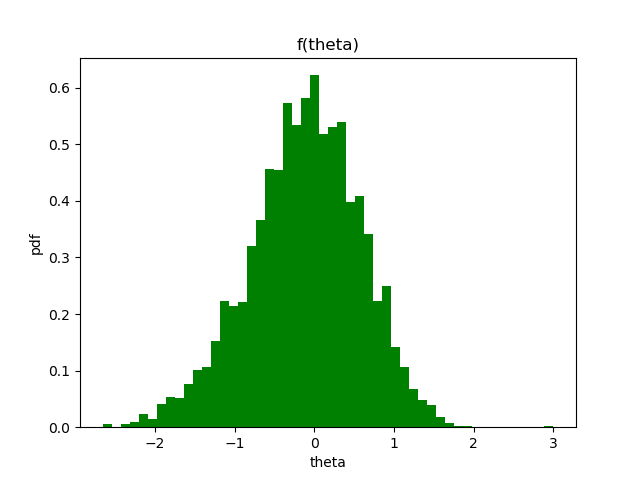

Source code (Python):
"""
This code implements a Markov Chain Monte Carlo
algorithm for sampling the posterior in Homework 3 -
SDS386D Monte Carlo methods in statistics (q3)

The code uses the Metropolis-Hastings algorithm
to sample from a density and evaluate an integral

@cnyahia
"""


import numpy.random as nprand
import matplotlib.pyplot as plt
import numpy as np


# define alpha
def alpha(thetan1, thetan):
    numerator = np.exp(thetan1) * np.exp(-3.0 * np.exp(thetan1)) * np.exp(-0.5 * thetan1**2) * \
                 np.exp(0.5 * (thetan1**2 - thetan**2))
    denominator = np.exp(thetan) * np.exp(-3.0 * np.exp(thetan)) * np.exp(-0.5 * thetan**2)
    fraction = numerator / denominator
    alfa = min(1.0, fraction)
    return alfa


# implement metropolis hastings algorithm
if __name__ == '__main__':
    numofiter = 1  # iterator
    thetan = 3  # start with an arbitrary value of theta0
    number_of_iterations = 5000
    number_accept = 0
    number_reject = 0
    samples = []
    while numofiter <= number_of_iterations:
        samples.append(thetan)
        thetan1 = nprand.normal(loc=0, scale=1.0)  # sample from standard normal
        u = nprand.uniform(low=0.0, high=1.0)
        alpha_val = alpha(thetan1, thetan)
        if u < alpha_val:
            number_accept += 1
            thetan = thetan1  # for next round take xn1
        else:
            number_reject += 1
            # do nothing, for next round thetan = thetan
        numofiter += 1

    # print fraction accepted
    print(float(number_accept / number_of_iterations))

    # plot a histogram of samples
    plt.hist(samples, bins=50, facecolor='g', normed=True)
    plt.title("f(theta)")
    plt.xlabel("theta")
    plt.ylabel("pdf")
    # fig = plt.gcf()
    plt.savefig('part3-m3.png')
    plt.show()
